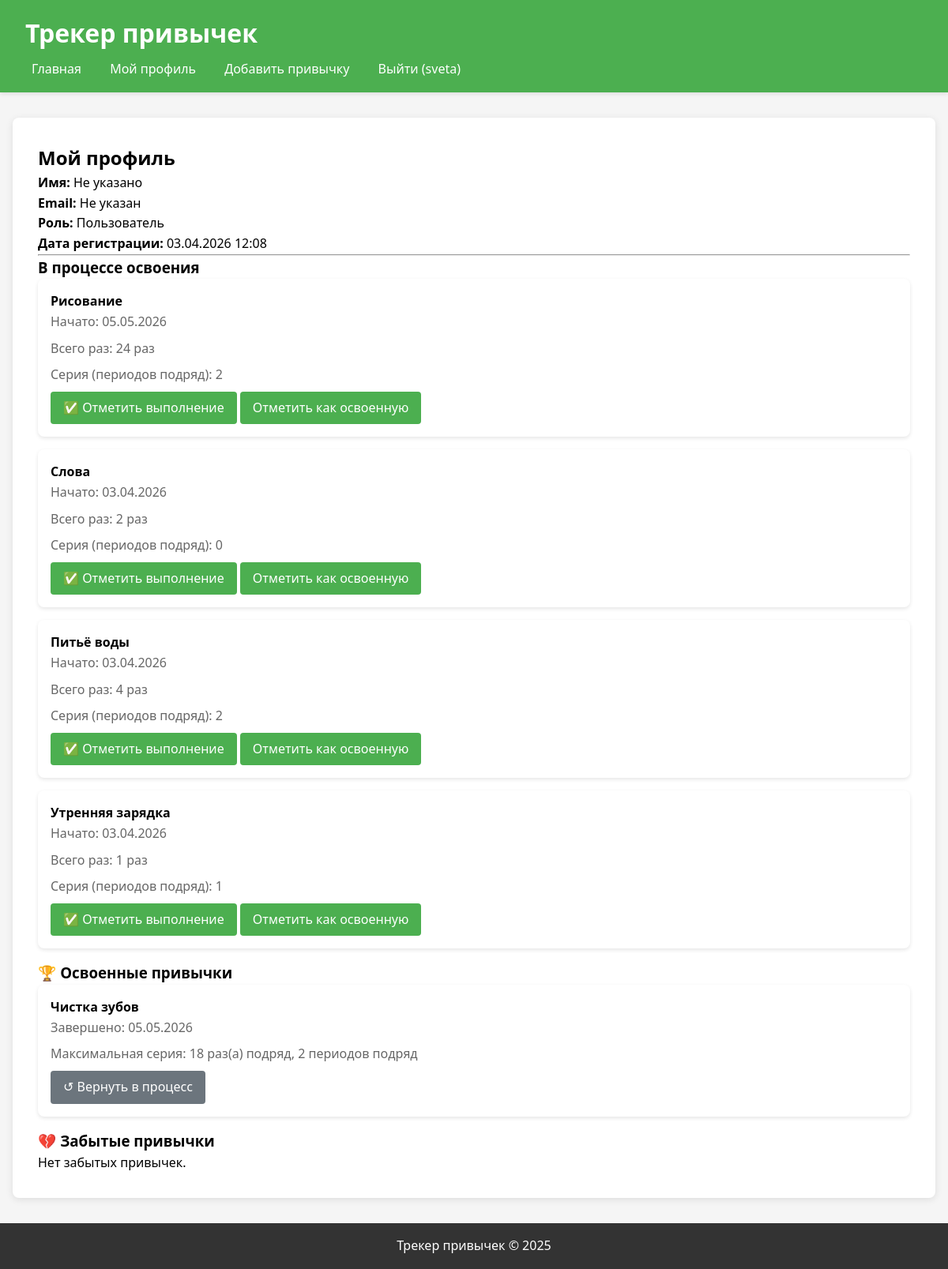
Screenshot of /profile/ (signed in) with the database file from the repository.
### habits/models.py (models this page shows, shortened)
class User(AbstractUser):
    ROLE_CHOICES = (
        ('admin', 'Администратор'),
        ('user', 'Пользователь'),
    )
    role = models.CharField(
        max_length=10,
        choices=ROLE_CHOICES,
        default='user',
        verbose_name='Роль'
    )
    date_registered = models.DateTimeField(
        default=timezone.now,
        verbose_name='Дата регистрации'
    )
    class Meta:
        verbose_name = 'Пользователь'
        verbose_name_plural = 'Пользователи'

class HabitProgress(models.Model):
    STATUS_CHOICES = (
        ('in_progress', 'В процессе'),
        ('completed', 'Освоена'),
        ('abandoned', 'Забыта/Брошена'),
    )
    user = models.ForeignKey(
        User,
        on_delete=models.CASCADE,
        related_name='habit_progress',
        verbose_name='Пользователь'
    )
    habit = models.ForeignKey(
        Habit,
        on_delete=models.CASCADE,
        related_name='progress_records',
        verbose_name='Привычка'
    )
    start_date = models.DateTimeField(default=timezone.now, verbose_name='Дата начала')
    status = models.CharField(
        max_length=15,
        choices=STATUS_CHOICES,
        default='in_progress',
        verbose_name='Статус освоения'
    )
    current_streak = models.PositiveIntegerField(default=0, verbose_name='Текущая серия')
    max_streak = models.PositiveIntegerField(default=0, verbose_name='Максимальная серия')
    current_day_streak = models.PositiveIntegerField(default=0, verbose_name='Текущая серия (дни)')
    max_day_streak = models.PositiveIntegerField(default=0, verbose_name='Максимальная серия (дни)')
    completed_date = models.DateTimeField(blank=True, null=True, verbose_name='Дата завершения')
    class Meta:
        verbose_name = 'Этап освоения'
        verbose_name_plural = 'Этапы освоения'
        ordering = ['-start_date']
        unique_together = ['user', 'habit']

class Habit(models.Model):
    FREQUENCY_CHOICES = (
        ('daily', 'Ежедневно'),
        ('weekly', 'Еженедельно'),
        ('monthly', 'Ежемесячно'),
    )
    weekdays = models.CharField(
        max_length=50,
        blank=True,
        null=True,
        verbose_name='Дни выполнения',
        help_text='Укажите дни: mon,tue,wed,thu,fri,sat,sun (через запятую)'
    )
    name = models.CharField(max_length=200, verbose_name='Название')
    description = models.TextField(blank=True, verbose_name='Описание')
    category = models.CharField(max_length=100, blank=True, verbose_name='Категория')
    frequency = models.CharField(
        max_length=10,
        choices=FREQUENCY_CHOICES,
        default='daily',
        verbose_name='Частота выполнения'
    )
    target_count = models.PositiveIntegerField(
        default=1,
        verbose_name='Целевое количество выполнений',
        help_text='Сколько раз нужно выполнить привычку за период'
    )
    created_by = models.ForeignKey(
        User,
        on_delete=models.CASCADE,
        related_name='habits',
        verbose_name='Создатель'
    )
    created_at = models.DateTimeField(auto_now_add=True, verbose_name='Дата создания')
    class Meta:
        verbose_name = 'Привычка'
        verbose_name_plural = 'Привычки'
        ordering = ['-created_at']

### habits/views.py (the view)
# urls.py: path('profile/', views.profile, name='profile'),
@login_required
def profile(request):
    active_progress = HabitProgress.objects.filter(
        user=request.user,
        status='in_progress'
    ).select_related('habit')
    completed_progress = HabitProgress.objects.filter(
        user=request.user,
        status='completed'
    ).select_related('habit')
    abandoned_progress = HabitProgress.objects.filter(
        user=request.user,
        status='abandoned'
    ).select_related('habit')
    context = {
        'active_progress': active_progress,
        'completed_progress': completed_progress,
        'abandoned_progress': abandoned_progress,
    }
    return render(request, 'habits/profile.html', context)

### habits/templates/habits/profile.html (shortened to what this page needs)
{% extends "habits/base.html" %}
{% block content %}
<div class="container">
    <h2>Мой профиль</h2>
    <p><strong>Имя:</strong> {{ user.get_full_name|default:"Не указано" }}</p>
    <p><strong>Email:</strong> {{ user.email|default:"Не указан" }}</p>
    <p><strong>Роль:</strong> {% if user.role == 'admin' %}Администратор{% else %}Пользователь{% endif %}</p>
    <p><strong>Дата регистрации:</strong> {{ user.date_registered|date:"d.m.Y H:i" }}</p>
    <hr>
    <h3>В процессе освоения</h3>
    {% if active_progress %}
        {% for progress in active_progress %}
            <div class="card">
                <h4>{{ progress.habit.name }}</h4>
                <p>Начато: {{ progress.start_date|date:"d.m.Y" }}</p>
                <p>Всего раз: {{ progress.current_streak }} раз</p>
                <p>Серия (периодов подряд): {{ progress.current_day_streak }}</p>
                <a href="{% url 'habits:mark_completion' progress.id %}" class="btn">✅ Отметить выполнение</a>
                <a href="{% url 'habits:complete_habit' progress.id %}" class="btn">Отметить как освоенную</a>
            </div>
        {% endfor %}
    {% else %}
        <p>Вы еще не начали осваивать ни одной привычки.</p>
    {% endif %}
    <h3>🏆 Освоенные привычки</h3>
{% if completed_progress %}
    {% for progress in completed_progress %}
        <div class="card">
            <h4>{{ progress.habit.name }}</h4>
            <p>Завершено: {{ progress.completed_date|date:"d.m.Y" }}</p>
            <p>Максимальная серия: {{ progress.max_streak }} раз(а) подряд,
                {{ progress.max_day_streak }} периодов подряд</p>
            <a href="{% url 'habits:reactivate_habit' progress.id %}" class="btn btn-secondary">↺ Вернуть в процесс</a>
        </div>
    {% endfor %}
{% else %}
    <p>Пока нет освоенных привычек.</p>
{% endif %}
    <h3>💔 Забытые привычки</h3>
    {% if abandoned_progress %}
        {% for progress in abandoned_progress %}
            <div class="card">
                <h4>{{ progress.habit.name }}</h4>
                <p>Было начато: {{ progress.start_date|date:"d.m.Y" }}</p>
            </div>
        {% endfor %}
    {% else %}
        <p>Нет забытых привычек.</p>
    {% endif %}
</div>
{% endblock %}

### habits/templates/habits/base.html (shortened to what this page needs)
<!DOCTYPE html>
<html lang="ru">
<head>
</head>
<body>
    <header>
        <h1>Трекер привычек</h1>
        <nav>
            <a href="{% url 'habits:habit_list' %}">Главная</a>
            {% if user.is_authenticated %}
                <a href="{% url 'habits:profile' %}">Мой профиль</a>
                {% if user.is_authenticated %}
                    <a href="{% url 'habits:habit_create' %}">Добавить привычку</a>
                {% endif %}
                <a href="{% url 'habits:logout' %}">Выйти ({{ user.username }})</a>
            {% else %}
                <a href="{% url 'habits:login' %}">Войти</a>
                <a href="{% url 'habits:register' %}">Регистрация</a>
            {% endif %}
        </nav>
    </header>
    <main>
        {% block content %}
        {% endblock %}
    </main>
    <footer>
        <p>Трекер привычек &copy; 2025</p>
    </footer>
</body>
</html>

### habits/templates/habits/base.html (style rules this page uses)
* { margin: 0; padding: 0; box-sizing: border-box; }
body { font-family: 'Segoe UI', Tahoma, Geneva, Verdana, sans-serif; background-color: #f5f5f5; line-height: 1.6; }
header { background-color: #4CAF50; color: white; padding: 1rem 2rem; box-shadow: 0 2px 5px rgba(0,0,0,0.1); }
header h1 { margin-bottom: 0.5rem; }
nav { margin-top: 0.5rem; }
nav a { color: white; text-decoration: none; margin-right: 1rem; padding: 0.5rem; }
main { max-width: 1200px; margin: 2rem auto; padding: 0 1rem; }
.container { background-color: white; padding: 2rem; border-radius: 8px; box-shadow: 0 2px 10px rgba(0,0,0,0.1); }
.btn { display: inline-block; padding: 0.5rem 1rem; background-color: #4CAF50; color: white; text-decoration: none; border: none; border-radius: 4px; cursor: pointer; font-size: 1rem; }
.btn-secondary { background-color: #6c757d; }
.card { background-color: white; border-radius: 8px; padding: 1rem; margin-bottom: 1rem; box-shadow: 0 2px 5px rgba(0,0,0,0.1); }
.card p { color: #666; margin-bottom: 0.5rem; }
footer { text-align: center; padding: 1rem; background-color: #333; color: white; margin-top: 2rem; }

### rows the page displays
User: username "sveta", get_full_name "Не указано", email "Не указан", date_registered "03.04.2026 12:08"
HabitProgress: habit.name "Рисование", start_date "05.05.2026", current_streak "24", current_day_streak "2"
HabitProgress: habit.name "Слова", start_date "03.04.2026", current_streak "2", current_day_streak "0"
HabitProgress: habit.name "Питьё воды", start_date "03.04.2026", current_streak "4", current_day_streak "2"
HabitProgress: habit.name "Утренняя зарядка", start_date "03.04.2026", current_streak "1", current_day_streak "1"
HabitProgress: habit.name "Чистка зубов", completed_date "05.05.2026", max_streak "18", max_day_streak "2"
